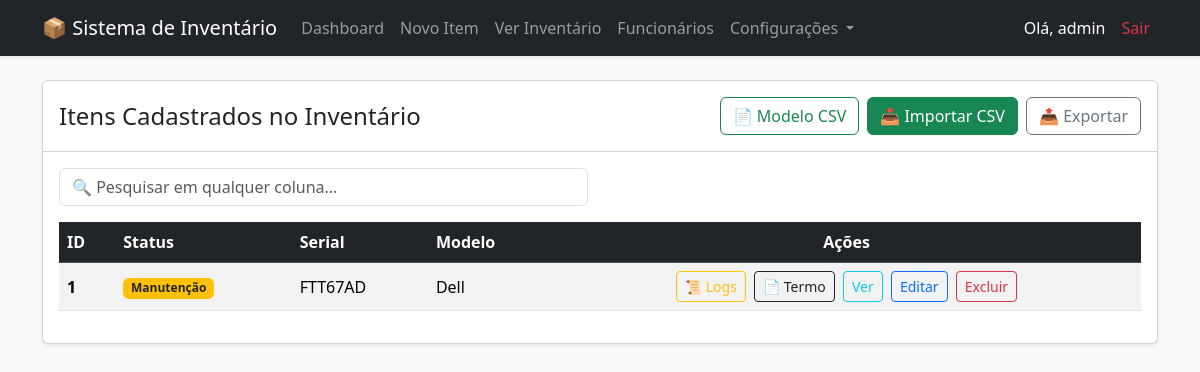
Page /inventario/listar (signed in) on the committed database.
### models.py (models this page shows)
class User(UserMixin, db.Model):
    id = db.Column(db.Integer, primary_key=True)
    username = db.Column(db.String(50), unique=True, nullable=False)
    password_hash = db.Column(db.String(255), nullable=False)
    role = db.Column(db.String(20), nullable=False) # 'superadmin', 'admin', 'colaborador'
    empresa_id = db.Column(db.Integer, db.ForeignKey('empresa.id'), nullable=True)
    empresa = db.relationship('Empresa', backref='usuarios')

class InventarioItem(db.Model):
    id = db.Column(db.Integer, primary_key=True)
    empresa_id = db.Column(db.Integer, db.ForeignKey('empresa.id'), nullable=False)
    criado_por = db.Column(db.Integer, db.ForeignKey('user.id'), nullable=False)
    funcionario_id = db.Column(db.Integer, db.ForeignKey('funcionario.id'), nullable=True)
    status = db.Column(db.String(50), default='Em Estoque')
    dados = db.Column(db.JSON, default=dict)

### routes.py (the view)
@bp.route('/inventario/listar', methods=['GET'])
@login_required
@role_required('admin', 'superadmin') # Superadmin puro não tem empresa para listar itens
def listar_inventario():
    if not current_user.empresa_id:
        return "Usuário sem empresa vinculada", 400
    empresa = Empresa.query.get(current_user.empresa_id)
    itens = InventarioItem.query.filter_by(empresa_id=empresa.id).all()
    funcionarios = Funcionario.query.filter_by(empresa_id=current_user.empresa_id).all()
    dict_funcionarios = {f.id: f.nome for f in funcionarios}
    return render_template('lista_inventario.html', itens=itens, schema=empresa.form_schema, dict_funcionarios=dict_funcionarios)

### app.py (called while the page is built)
def create_app():
    app = Flask(__name__)
    app.config['SECRET_KEY'] = 'SECRET-KEY-INVENTORY'
    basedir = os.path.abspath(os.path.dirname(__file__))
    app.config['SQLALCHEMY_DATABASE_URI'] = 'sqlite:///' + os.path.join(basedir, 'inventario.db')
    app.config['SQLALCHEMY_TRACK_MODIFICATIONS'] = False
    login_manager = LoginManager()
    login_manager.login_view = 'main.login' # Define para onde redirecionar se não estiver logado
    login_manager.init_app(app)
    @login_manager.user_loader
    def load_user(user_id):
        return User.query.get(int(user_id))
    db.init_app(app)
    app.register_blueprint(bp)
    with app.app_context():
        db.create_all() # Cria as tabelas na primeira execução
    return app

### routes.py (called while the page is built)
def role_required(*roles):
    def wrapper(fn):
        @wraps(fn)
        def decorated_view(*args, **kwargs):
            if current_user.role not in roles:
                return jsonify({'erro': 'Acesso negado'}), 403
            return fn(*args, **kwargs)
        return decorated_view
    return wrapper

### templates/lista_inventario.html (shortened to what this page needs)
{% extends 'base.html' %}
{% block content %}
<div class="card shadow-sm">
    <div class="card-header bg-white d-flex justify-content-between align-items-center py-3">
        <h4 class="mb-0 text-dark">Itens Cadastrados no Inventário</h4>
        <div class="d-flex align-items-center gap-2">
            <a href="/inventario/modelo-csv" class="btn btn-outline-success">📄 Modelo CSV</a>
            <button class="btn btn-success" onclick="document.getElementById('inputCsv').click()">📥 Importar CSV</button>
            <a href="/inventario/exportar" class="btn btn-outline-secondary">📤 Exportar</a>
        </div>
    </div>
    <div class="card-body">
            <div class="row mb-3">
                <div class="col-md-6">
                    <input type="text" id="inputPesquisa" class="form-control" placeholder="🔍 Pesquisar em qualquer coluna..." onkeyup="filtrarTabela()">
                </div>
            </div>
        {% if schema|length == 0 %}
            <div class="alert alert-warning" role="alert">
                A estrutura do formulário ainda não foi configurada.
            </div>
        {% elif itens|length == 0 %}
            <div class="alert alert-info" role="alert">
                Nenhum item cadastrado ainda.
            </div>
        {% else %}
            <div class="table-responsive">
                <table class="table table-striped table-hover align-middle">
                    <thead class="table-dark">
                        <tr>
                            <th>ID</th>
                            <th>Status</th>
                            {% for campo in schema %}
                                <th>{{ campo.nome_campo }}</th>
                            {% endfor %}
                            <th class="text-center">Ações</th>
                        </tr>
                    </thead>
                    <tbody>
                        {% for item in itens %}
                            <tr>
                                <td class="fw-bold">{{ item.id }}</td>
                                <td>
                                    {% if item.status == 'Em Uso' %}
                                        <span class="badge bg-primary">Em Uso</span>
                                    {% elif item.status == 'Em Manutenção' %}
                                        <span class="badge bg-warning text-dark">Manutenção</span>
                                    {% elif item.status == 'Obsoleto/Sucata' %}
                                        <span class="badge bg-secondary">Sucata</span>
                                    {% elif item.status == 'Extraviado' %}
                                        <span class="badge bg-danger">Extraviado</span>
                                    {% else %}
                                        <span class="badge bg-success">Em Estoque</span>
                                    {% endif %}
                                </td>
                                {% for campo in schema %}
                                    <td>{{ item.dados.get(campo.nome_campo, '') }}</td>
                                {% endfor %}
                                <td class="text-center">
                                    <button onclick="abrirHistorico({{ item.id }})" class="btn btn-sm btn-outline-warning me-1" title="Ver Histórico">📜 Logs</button>
                                    {% if item.funcionario_id %}
                                        <a href="/inventario/termo/{{ item.id }}" target="_blank" class="btn btn-sm btn-outline-dark me-1" title="Gerar Termo">📄 Termo</a>
                                    {% else %}
                                        <button class="btn btn-sm btn-outline-secondary me-1" disabled title="Atribua a um funcionário primeiro">📄 Termo</button>
                                    {% endif %}
                                    <button onclick="visualizarItem(this, {{ item.id }})" data-dados="{{ item.dados | tojson | forceescape }}" data-colaborador="{{ dict_funcionarios.get(item.funcionario_id, 'Estoque (Nenhum)') }}" class="btn btn-sm btn-outline-info me-1">Ver</button>
                                    <a href="/inventario/editar/{{ item.id }}" class="btn btn-sm btn-outline-primary me-1">Editar</a>
                                    <button onclick="deletarItem({{ item.id }})" class="btn btn-sm btn-outline-danger">Excluir</button>
                                </td>
                            </tr>
                        {% endfor %}
                    </tbody>
                </table>
            </div>
        {% endif %}
    </div>
</div>
{% endblock %}

### templates/base.html (shortened to what this page needs)
<!DOCTYPE html>
<html lang="pt-BR">
<head>
    <link href="https://cdn.jsdelivr.net/npm/bootstrap@5.3.2/dist/css/bootstrap.min.css" rel="stylesheet">
</head>
<body class="bg-light">
    <nav class="navbar navbar-expand-lg navbar-dark bg-dark mb-4 shadow-sm">
        <div class="container">
            <a class="navbar-brand" href="/">📦 Sistema de Inventário</a>
            <div class="collapse navbar-collapse" id="navbarNav">
                <ul class="navbar-nav me-auto">
                    {% if current_user.is_authenticated %}
                        <li class="nav-item"><a class="nav-link" href="/">Dashboard</a></li>
                        {% if current_user.role in ['admin', 'superadmin'] %}
                            <li class="nav-item"><a class="nav-link" href="/inventario">Novo Item</a></li>
                            <li class="nav-item"><a class="nav-link" href="/inventario/listar">Ver Inventário</a></li>
                            <li class="nav-item"><a class="nav-link" href="/funcionarios">Funcionários</a></li>
                        {% endif %}
                        {% if current_user.role == 'admin' %}
                            <li class="nav-item dropdown">
                                <a class="nav-link dropdown-toggle" href="#" id="navbarDropdown" role="button" data-bs-toggle="dropdown">
                                    Configurações
                                </a>
                            </li>
                        {% endif %}
                    {% endif %}
                </ul>
                <ul class="navbar-nav">
                    {% if current_user.is_authenticated %}
                        <li class="nav-item"><span class="nav-link text-white">Olá, {{ current_user.username }}</span></li>
                        <li class="nav-item"><a class="nav-link text-danger" href="/logout">Sair</a></li>
                    {% else %}
                        <li class="nav-item"><a class="nav-link" href="/login">Entrar</a></li>
                    {% endif %}
                </ul>
            </div>
        </div>
    </nav>
    <div class="container">
        {% block content %}
        {% endblock %}
    </div>
</body>
</html>

### rows in the picture
User: username "admin"
InventarioItem: id "1", status "Manutenção", dados.get "FTT67AD" "Dell"

### other values in the picture
{{ campo.nome_campo }} "Serial" "Modelo"
